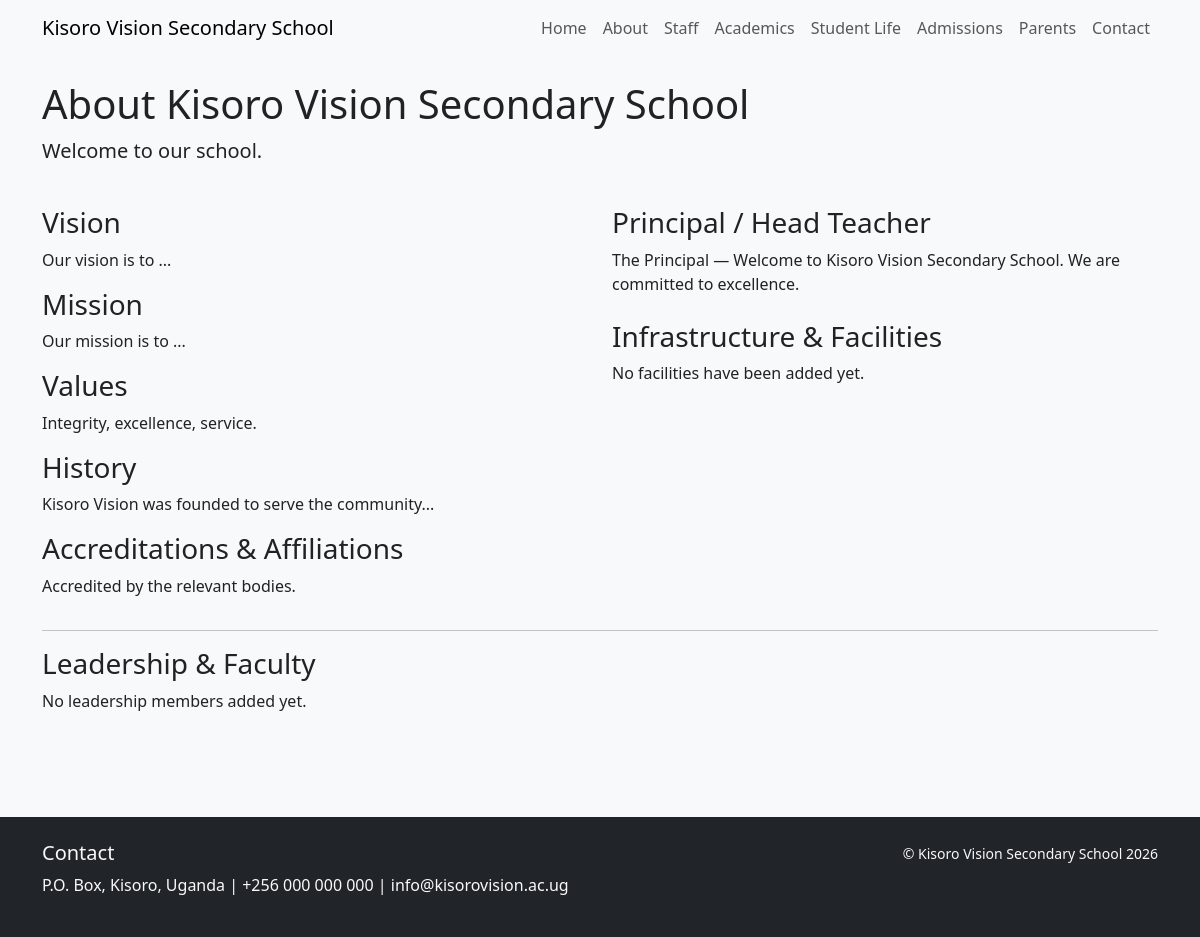
The page /about/ on the database its author committed.
### vision/models.py (models this page shows, shortened)
class SiteInfo(models.Model):
    school_name = models.CharField(max_length=200, default="Kisoro Vision Secondary School")
    motto = models.CharField(max_length=255, blank=True, default="Knowledge, Integrity, Service")
    principal_name = models.CharField(max_length=100, blank=True)
    principal_message = models.TextField(blank=True)
    contact_email = models.EmailField(blank=True)
    contact_phone = models.CharField(max_length=50, blank=True)
    address = models.TextField(blank=True)
    admissions_open = models.BooleanField(default=False)

### vision/views.py (the view)
# urls.py: path('about/', views.about, name='about'),
def about(request):
    about = AboutPage.objects.first()
    staff = StaffMember.objects.filter(is_leadership=False)
    leadership = StaffMember.objects.filter(is_leadership=True)
    facilities = Facility.objects.all()
    context = {
        'about': about,
        'staff': staff,
        'leadership': leadership,
        'facilities': facilities,
    }
    return render(request, 'vision/about.html', context)

### vision/context_processors.py (called while the page is built)
def site_info(request):
    site = SiteInfo.objects.first()
    return {'siteinfo': site}

### vision/templates/vision/about.html (shortened to what this page needs)
{% extends 'vision/base.html' %}
{% block content %}
<div class="row mb-4">
  <div class="col-12">
    <h1>About {{ siteinfo.school_name }}</h1>
    <p class="lead">{{ about.overview|default:"Welcome to our school." }}</p>
  </div>
</div>
<div class="row">
  <div class="col-md-6">
    <h3>Vision</h3>
    <p>{{ about.vision|default:"Our vision is to ..." }}</p>
    <h3>Mission</h3>
    <p>{{ about.mission|default:"Our mission is to ..." }}</p>
    <h3>Values</h3>
    <p>{{ about.values|default:"Integrity, excellence, service." }}</p>
    <h3>History</h3>
    <p>{{ about.history|default:"Kisoro Vision was founded to serve the community..." }}</p>
    <h3>Accreditations & Affiliations</h3>
    <p>{{ about.accreditations|default:"Accredited by the relevant bodies." }}</p>
  </div>
  <div class="col-md-6">
    <h3>Principal / Head Teacher</h3>
    {% if about.principal %}
      <div class="mb-3">
        {% if about.principal.photo %}
          <img src="{{ about.principal.photo.url }}" class="img-fluid rounded mb-2" alt="{{ about.principal.name }}">
        {% endif %}
        <h5>{{ about.principal.name }}</h5>
        <p class="small text-muted">{{ about.principal.role }}</p>
        <p>{{ about.principal.bio }}</p>
      </div>
    {% else %}
      <p>{{ siteinfo.principal_name }} — {{ siteinfo.principal_message }}</p>
    {% endif %}
    <h3 class="mt-4">Infrastructure & Facilities</h3>
    {% for f in facilities %}
      <div class="card mb-2">
        <div class="row g-0">
          {% if f.image %}
          <div class="col-4">
            <img src="{{ f.image.url }}" class="img-fluid rounded-start" alt="{{ f.name }}">
          </div>
          <div class="col-8">
          {% else %}
          <div class="col-12">
          {% endif %}
            <div class="card-body">
              <h5 class="card-title">{{ f.name }}</h5>
              <p class="card-text">{{ f.description }}</p>
            </div>
          </div>
        </div>
      </div>
    {% empty %}
      <p>No facilities have been added yet.</p>
    {% endfor %}
  </div>
</div>
<hr>
<h3>Leadership & Faculty</h3>
<div class="row">
  {% for p in leadership %}
  <div class="col-md-4 mb-3">
    <div class="card h-100">
      {% if p.photo %}
      <img src="{{ p.photo.url }}" class="card-img-top" alt="{{ p.name }}">
      {% endif %}
      <div class="card-body">
        <h5 class="card-title">{{ p.name }}</h5>
        <p class="card-text"><small class="text-muted">{{ p.role }}</small></p>
        <p class="card-text">{{ p.bio|truncatewords:30 }}</p>
      </div>
    </div>
  </div>
  {% empty %}
  <p>No leadership members added yet.</p>
  {% endfor %}
</div>
{% endblock %}

### vision/templates/vision/base.html (shortened to what this page needs)
{% load static %}
<!doctype html>
<html lang="en">
  <head>
    <link href="https://cdn.jsdelivr.net/npm/bootstrap@5.3.0/dist/css/bootstrap.min.css" rel="stylesheet">
    <link rel="stylesheet" href="{% static 'vision/styles.css' %}">
  </head>
  <body>
    <nav class="navbar navbar-expand-lg navbar-light bg-light">
      <div class="container">
        <a class="navbar-brand" href="/">{{ siteinfo.school_name|default:"Kisoro Vision Secondary" }}</a>
        <div class="collapse navbar-collapse" id="nav">
          <ul class="navbar-nav ms-auto">
            <li class="nav-item"><a class="nav-link" href="/">Home</a></li>
            <li class="nav-item"><a class="nav-link" href="/about/">About</a></li>
            <li class="nav-item"><a class="nav-link" href="/staff/">Staff</a></li>
            <li class="nav-item"><a class="nav-link" href="/academics/">Academics</a></li>
            <li class="nav-item"><a class="nav-link" href="/student-life/">Student Life</a></li>
            <li class="nav-item"><a class="nav-link" href="/admissions/apply/">Admissions</a></li>
            <li class="nav-item"><a class="nav-link" href="/parents/">Parents</a></li>
            <li class="nav-item"><a class="nav-link" href="#contact">Contact</a></li>
          </ul>
        </div>
      </div>
    </nav>
    <main class="py-4">
      <div class="container">
        {% block content %}{% endblock %}
      </div>
    </main>
    <footer class="bg-dark text-light py-4 mt-5">
      <div class="container">
        <div class="row">
          <div class="col-md-8">
            <h5>Contact</h5>
            <p>{{ siteinfo.address }} | {{ siteinfo.contact_phone }} | {{ siteinfo.contact_email }}</p>
          </div>
          <div class="col-md-4 text-md-end">
            <small>&copy; {{ siteinfo.school_name }} {% now "Y" %}</small>
          </div>
        </div>
      </div>
    </footer>
  </body>
</html>

### static/vision/styles.css (style rules this page uses)
body { font-family: "Segoe UI", Roboto, Arial, sans-serif; background: #f7f9fb; color: #222; }
footer { background: #111827; color: #cbd5e1; }

### rows shown on the page
SiteInfo: school_name "Kisoro Vision Secondary School", principal_name "The Principal", principal_message "Welcome to Kisoro Vision Secondary School. We are committed to excellence.", address "P.O. Box, Kisoro, Uganda", contact_phone "+256 000 000 000", contact_email "info@kisorovision.ac.ug"

### other values the page prints
{{ about.overview|default:"Welcome to our school." }} "Welcome to our school."
{{ about.vision|default:"Our vision is to ..." }} "Our vision is to ..."
{{ about.mission|default:"Our mission is to ..." }} "Our mission is to ..."
{{ about.values|default:"Integrity, excellence, service." }} "Integrity, excellence, service."
{{ about.accreditations|default:"Accredited by the relevant bodies." }} "Accredited by the relevant bodies."
